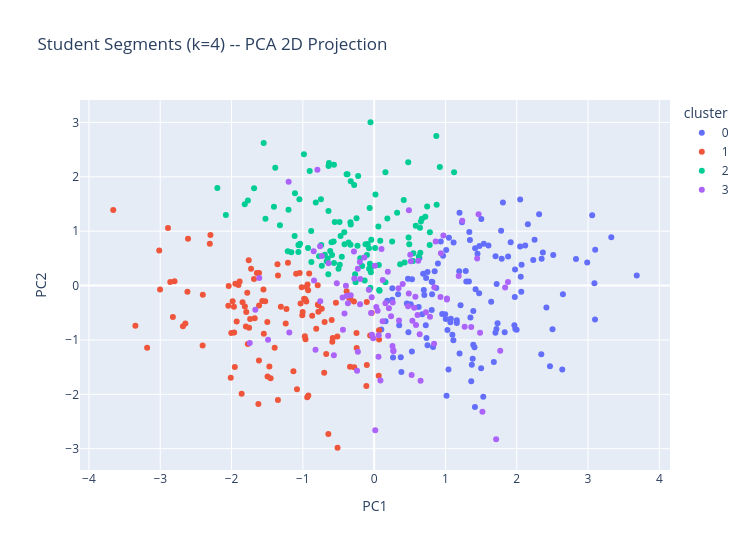

Notebook code for this chart:
### Markdown cell above
### PCA: visualising 4 dimensions in 2

The clustering above happened in the full 4-dimensional SCALED feature space -- PCA is used only afterwards, purely to make a 2D scatter plot possible. It finds the two directions (linear combinations of the original four features) that capture the most variance in the data, and projects every point onto just those two. This is a visualisation aid, not part of the clustering itself -- the cluster ASSIGNMENTS come entirely from the 4D K-Means fit above; PCA never influences them.

We report exactly how much of the original structure survives the 2D projection, rather than implying the picture below is the whole story.

### Code cell
pca = PCA(n_components=2, random_state=config.RANDOM_STATE)
X3_pca = pca.fit_transform(X3_scaled)

print("Variance explained by each of the 2 components:", pca.explained_variance_ratio_.round(4))
print(f"Total variance captured in this 2D view: {pca.explained_variance_ratio_.sum():.1%} "
      f"(the remaining {1 - pca.explained_variance_ratio_.sum():.1%} of the original 4D structure "
      "is not visible in the plot below)")

pca_plot_df = pd.DataFrame(X3_pca, columns=["PC1", "PC2"])
pca_plot_df["cluster"] = cluster_labels.astype(str)

fig = px.scatter(
    pca_plot_df, x="PC1", y="PC2", color="cluster",
    title=f"Student Segments (k={FINAL_K}) -- PCA 2D Projection",
    category_orders={"cluster": sorted(pca_plot_df["cluster"].unique())},
)
fig.update_layout(width=750, height=550)
fig.show()
